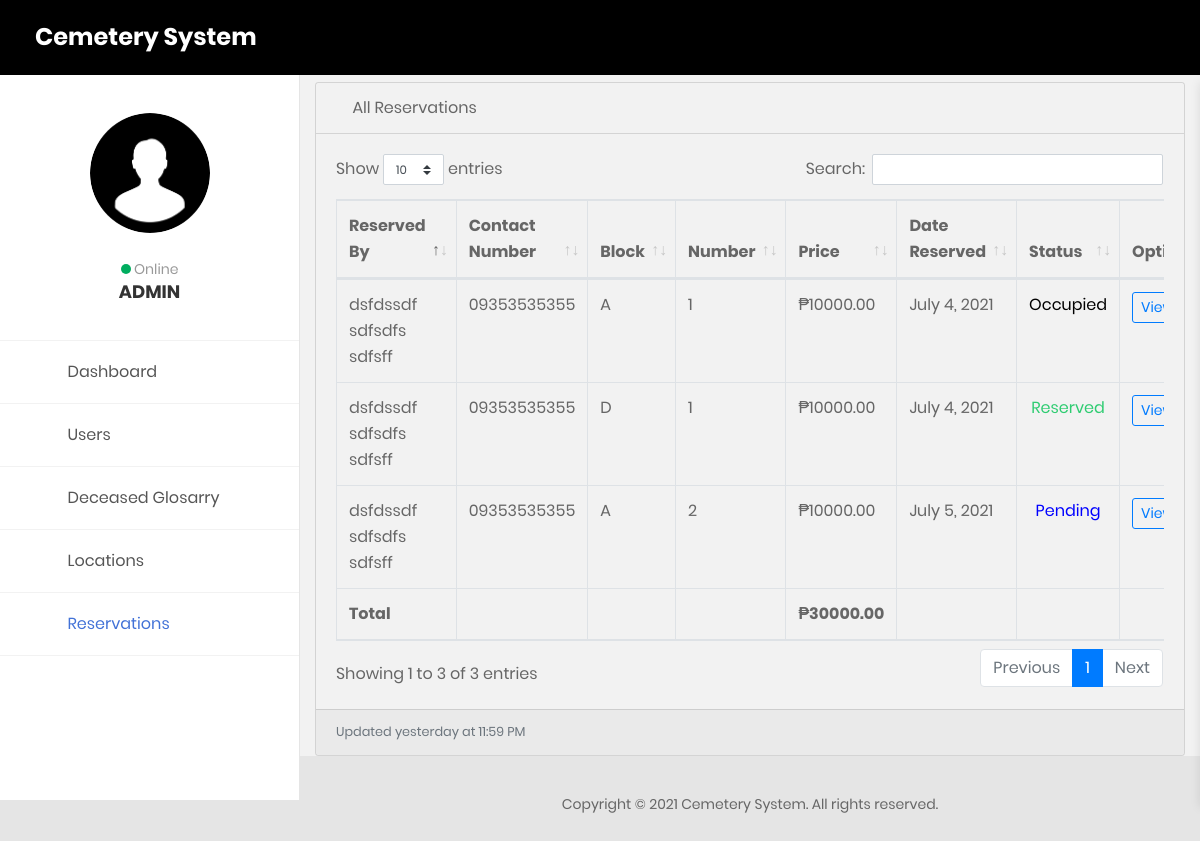
Page /admin/allReservations.php (signed in) on the committed database.
### tables this page shows
CREATE TABLE `reservations` (
  `reserve_id` int(11) NOT NULL,
  `user_id` text NOT NULL,
  `loc_id` text NOT NULL,
  `reserved_by` text NOT NULL,
  `residential_address` text NOT NULL,
  `contact_number` text NOT NULL,
  `email_address` text NOT NULL,
  `block` text NOT NULL,
  `number` text NOT NULL,
  `price` float(10,2) NOT NULL,
  `fullname` text NOT NULL,
  `age` text NOT NULL,
  `gender` text NOT NULL,
  `date_of_birth` datetime NOT NULL,
  `date_of_death` datetime NOT NULL,
  `date_of_burial` datetime NOT NULL,
  `date_reserved` datetime NOT NULL,
  `date_denied` datetime NOT NULL,
  `date_approved` datetime NOT NULL,
  `date_occupied` datetime NOT NULL,
  `status` text NOT NULL
);

### admin/allReservations.php (the view, shortened to what this page needs)
<?php
  include('../functions/functions.php');
    $sql2 = "SELECT sum(price) AS total FROM reservations";
  $stmt2 = $db->query($sql2);
  $row1 = $stmt2->fetch_assoc();
?>
<!DOCTYPE html>
<html lang="en">
<head>
    <link href="css/font-face.css" rel="stylesheet" media="all">
    <link href="vendor/font-awesome-4.7/css/font-awesome.min.css" rel="stylesheet" media="all">
    <link href="vendor/font-awesome-5/css/fontawesome-all.min.css" rel="stylesheet" media="all">
    <link href="vendor/mdi-font/css/material-design-iconic-font.min.css" rel="stylesheet" media="all">
    <link href="vendor/bootstrap-4.1/bootstrap.min.css" rel="stylesheet" media="all">
    <link href="vendor/animsition/animsition.min.css" rel="stylesheet" media="all">
    <link href="vendor/bootstrap-progressbar/bootstrap-progressbar-3.3.4.min.css" rel="stylesheet" media="all">
    <link href="vendor/wow/animate.css" rel="stylesheet" media="all">
    <link href="vendor/css-hamburgers/hamburgers.min.css" rel="stylesheet" media="all">
    <link href="vendor/slick/slick.css" rel="stylesheet" media="all">
    <link href="vendor/select2/select2.min.css" rel="stylesheet" media="all">
    <link href="vendor/perfect-scrollbar/perfect-scrollbar.css" rel="stylesheet" media="all">
    <link href="vendor/vector-map/jqvmap.min.css" rel="stylesheet" media="all">
    <link href="css/theme.css" rel="stylesheet" media="all">
    <link href="css/badge2.css" rel="stylesheet" media="all">
    <link href="css/spanbadge.css" rel="stylesheet" media="all">
    <link href="../assets/vendor/datatables/dataTables.bootstrap4.css" rel="stylesheet">
</head>
<body class="animsition">
    <div class="page-wrapper">
         <aside class="menu-sidebar2">
            <div class="logo" style="background: black;">
                <a href="adminPanel.php">
                     <h3 class="name text-white">Cemetery System</h3>
                </a>
            </div>
            <div class="menu-sidebar2__content js-scrollbar1">
                <div class="account2">
                    <div class="image img-cir img-120">
                        <?php if($_SESSION['user']['photo'] != ""): ?>
                            <img src="../assets/images/<?php echo $_SESSION['user']['photo']; ?>"/>
                        <?php else: ?>
                            <img src="../assets/images/profile.png"/>
                        <?php endif; ?>
                    </div>
                    <a href="#" style="pointer-events: none;"><span class="dot dot--green"></span> Online</a>
                    <h4>ADMIN</h4>
                </div>
                <nav class="navbar-sidebar2">
                    <ul class="list-unstyled navbar__list">
                        <li>
                            <a href="adminPanel.php">
                            <i class="fas fa-tachometer-alt"></i>Dashboard</a>
                        </li>
                        <li class="has-sub">
                                <a class="js-arrow" href="#">
                                    <i class="fas fa-user-circle"></i>Users
                                    <span class="arrow">
                                        <i class="fas fa-angle-down"></i>
                                    </span>
                                </a>
                        </li>
                        <li>
                            <a href="deceasedGlosarry.php">
                            <i class="fas fa-book"></i>Deceased Glosarry</a>
                        </li>
                        <li>
                            <a href="location.php">
                            <i class="fas fa-map-marker-alt"></i>Locations</a>
                        </li>
                        <li class="has-sub active">
                                <a class="js-arrow" href="#">
                                    <i class="fas fa-table"></i>Reservations
                                    <span class="arrow">
                                        <i class="fas fa-angle-down"></i>
                                    </span>
                                </a>
                        </li>
                    </ul>
                </nav>
            </div>
        </aside>
        <div class="page-container2">
             <header class="header-desktop2" style="background: black">
                <div class="section__content section__content--p30">
                    <div class="container-fluid">
                        <div class="header-wrap2">
                            <div class="header-button2">
                                <div class="header-button-item js-item-menu">
                                     <i class="zmdi zmdi-email"></i>
                                </div>
                               <div class="header-button-item mr-0 js-sidebar-btn">
                                    <i class="zmdi zmdi-menu"></i>
                                </div>
                            </div>
                        </div>
                    </div>
                </div>
            </header>
            <section class="statistic" style="margin-top: 25px;">
            <div class="container-fluid" style="background: transparent;">
              <div class="card mb-3" style="background: transparent;">
                    <div class="card-header" style="background: transparent;">
                      <i class="fas fa-table"></i>
                      All Reservations</div>
                    <div class="card-body" style="background: transparent;">
                      <div class="table-responsive" style="background: transparent;">
                        <?php
                          $query = "SELECT * FROM reservations";
                          $result = mysqli_query($db,$query);
                        ?>
                        <table class="table table-bordered" id="dataTable" width="100%" cellspacing="0" style="background: transparent;">
                          <thead>
                            <tr>
                                <th>Reserved By</th>
                              <th>Contact Number</th>
                              <th>Block</th>
                              <th>Number</th>
                              <th>Price</th>
                              <th>Date Reserved</th>
                              <th>Status</th>
                              <th>Option</th>
                            </tr>
                          </thead>
                          <tfoot>
                            <tr>
                               <th>Total</th>
                              <th></th>
                              <th></th>
                              <th></th>
                             <th>&#8369;<?php echo $row1["total"]; ?></th>
                              <th></th>
                              <th></th>
                              <th></th>
                            </tr>
                          </tfoot>
                          <tbody>
                            <?php
                            if($result){
                              while($res = mysqli_fetch_array($result)) {
                                echo "<tr>";
                                  echo "<td>".$res['reserved_by']."</td>";
                                  echo "<td>".$res['contact_number']."</td>";
                                  echo "<td>".$res['block']."</td>";
                                  echo "<td>".$res['number']."</td>";
                                  echo "<td>&#8369;".$res['price']."</td>";
                                  echo "<td>".date('F j, Y',strtotime($res['date_reserved']))."</td>";
                                   if ($res['status']=='available') {
                                          echo "<td>
                                               <center>
                                                 <span style=\"color: #2ecc71; pointer-events: none;\">Available</span>
                                                </center>
                                              </td>";
                                          }else if ($res['status']=='occupied') {
                                            echo "<td>
                                               <center>
                                               <span style=\"color: black; pointer-events: none;\">Occupied</span>
                                               </center>
                                              </td>";
                                          }else if ($res['status']=='pending') {
                                            echo "<td>
                                               <center>
                                               <span style=\"color: blue; pointer-events: none\">Pending</span>
                                               </center>
                                              </td>";
                                          }else if ($res['status']=='approved'){
                                             echo "<td>
                                               <center>
                                               <span style=\"color: #2ecc71; pointer-events: none\">Reserved</span>
                                               </center>
                                              </td>";
                                          }else{
                                             echo "<td>
                                               <center>
                                               <span style=\"color: red; pointer-events: none;\">Denied</span>
                                               </center>
                                              </td>";
                                          }
                                  echo "<td>
                                    <a class=\"btn btn-sm btn-outline-primary btn-block\" href=\"viewLocDetails2.php?loc_id=$res[loc_id]\">View Details</a>
                                    </td>";
                                  echo "</tr>";
                              }
                            }?>
                          </tbody>
                        </table>
                      </div>
                    </div>
                    <div class="card-footer small text-muted">Updated yesterday at 11:59 PM</div>
                  </div>
              </div>
            </section>
        </div>
            <footer class="sticky-footer" style="height: 20px;">
              <div class="container my-auto">
                <div class="copyright text-center my-auto">
                  <p style="margin-left: 300px;">Copyright © 2021 Cemetery System. All rights reserved.</p>
                </div>
              </div>
            </footer>
    </div>
</body>
</html>

### rows in the picture
reservations: reserved_by "dsfdssdf sdfsdfs sdfsff", contact_number "09353535355", block "A", number "1", price "10000.00", date_reserved "July 4, 2021", status "Occupied"
reservations: reserved_by "dsfdssdf sdfsdfs sdfsff", contact_number "09353535355", block "D", number "1", price "10000.00", date_reserved "July 4, 2021", status "Reserved"
reservations: reserved_by "dsfdssdf sdfsdfs sdfsff", contact_number "09353535355", block "A", number "2", price "10000.00", date_reserved "July 5, 2021", status "Pending"

### other values in the picture
$row1["total"] "30000.00"
